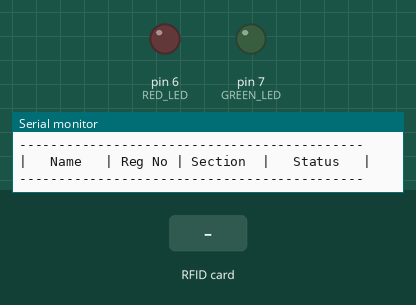
This sketch was run on a simulated Arduino Uno, built with avr-gcc and run on an emulated ATmega328P. On the bench: output pins drawn as LEDs (lit = HIGH), the last lines printed to the serial monitor. Inputs (shaded band) come from the test bench. Pins used as bus, display or sensor lines are not drawn.

Above: at 1.3 s.
1.4 s: RFID card 23 FD 10 27 held to the reader
At 2.2 s:
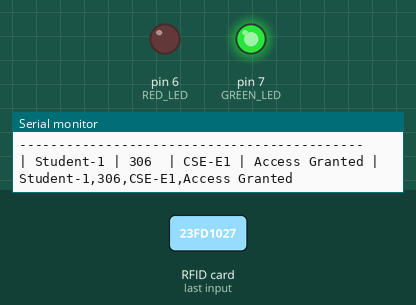
3.9 s: RFID card E1 1D A7 7B held to the reader
At 4.4 s:
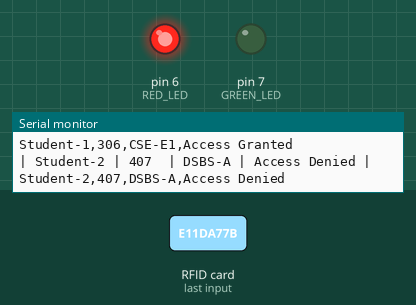
6.4 s: RFID card 5E 7A 19 C4 held to the reader
At 8.2 s:
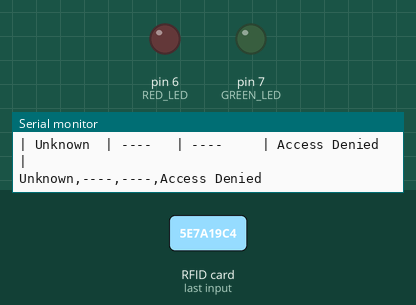
Timing chart, 0 to 9.7 s (numbered marks = the images above; inputs shaded):
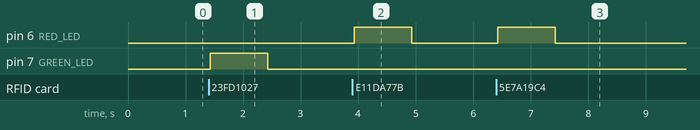

The sketch:

Attendance_Access.ino
```cpp
#include <SPI.h>
#include <MFRC522.h>

#define SS_PIN 10
#define RST_PIN 9
MFRC522 rfid(SS_PIN, RST_PIN);

#define RED_LED 6   // Red LED for Access Denied
#define GREEN_LED 7 // Green LED for Access Granted

struct Student {
    byte uid[4];
    const char* name;
    const char* regNo;
    const char* section;
    const char* access;
};

// Student Data
Student students[] = {
    {{0x23, 0xFD, 0x10, 0x27}, "Student-1", "306", "CSE-E1", "Access Granted"},
    {{0xE1, 0x1D, 0xA7, 0x7B}, "Student-2", "407", "DSBS-A", "Access Denied"},
};

void setup() {
    Serial.begin(9600);
    SPI.begin();
    rfid.PCD_Init();

    pinMode(RED_LED, OUTPUT);
    pinMode(GREEN_LED, OUTPUT);

    digitalWrite(RED_LED, LOW);
    digitalWrite(GREEN_LED, LOW);

    // Table Header
    Serial.println("\n--------------------------------------------");
    Serial.println("|   Name   | Reg No | Section  |   Status   |");
    Serial.println("--------------------------------------------");
}

void loop() {
    if (!rfid.PICC_IsNewCardPresent() || !rfid.PICC_ReadCardSerial()) {
        return;
    }

    bool found = false;
    for (Student student : students) {
        if (memcmp(student.uid, rfid.uid.uidByte, 4) == 0) {

            // Print in Table Format
            Serial.print("| ");
            Serial.print(student.name);
            Serial.print(" | ");
            Serial.print(student.regNo);
            Serial.print("  | ");
            Serial.print(student.section);
            Serial.print(" | ");
            Serial.print(student.access);
            Serial.println(" |");

            // Excel Data Streamer Output
            Serial.print(student.name); Serial.print(",");
            Serial.print(student.regNo); Serial.print(",");
            Serial.print(student.section); Serial.print(",");
            Serial.println(student.access);

            if (strcmp(student.access, "Access Granted") == 0) {
                digitalWrite(GREEN_LED, HIGH);
                digitalWrite(RED_LED, LOW);
            } else {
                digitalWrite(RED_LED, HIGH);
                digitalWrite(GREEN_LED, LOW);
            }

            found = true;
            break;
        }
    }

    if (!found) {
        Serial.println("| Unknown  | ----   | ----     | Access Denied |");
        Serial.println("Unknown,----,----,Access Denied");  // Excel CSV Output

        digitalWrite(RED_LED, HIGH);
        digitalWrite(GREEN_LED, LOW);
    }

    delay(1000);
    digitalWrite(GREEN_LED, LOW);
    digitalWrite(RED_LED, LOW);

    rfid.PICC_HaltA();
    rfid.PCD_StopCrypto1();
}
```

Measured:
- after the input at 1.4 s, pin 7 (GREEN_LED): LOW → HIGH at once, → LOW 1.0 s later
- after the input at 3.9 s, pin 6 (RED_LED): LOW → HIGH at once, → LOW 1.0 s later
- after the input at 6.4 s, pin 6 (RED_LED): LOW → HIGH at once, → LOW 1.0 s later
